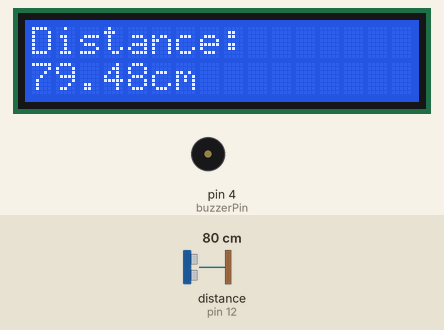
This sketch was run on a simulated Arduino Uno, built with avr-gcc and run on an emulated ATmega328P. Shown: 16×2 character LCD, buzzer (waves = sounding). Wiring (inferred from the names in the program): ultrasonic range finder: trigger pin 11; echo pin 12. Inputs (shaded band) come from the test bench; at power-on: distance to the obstacle (sensor on pin 12) 80 cm. The echo pulse lasts 58.3 µs per cm; what the sketch prints to the serial monitor is not drawn.

Above: at 3.2 s.
3.3 s: distance to the obstacle (sensor on pin 12) set to 2 cm
At 4.28 s:
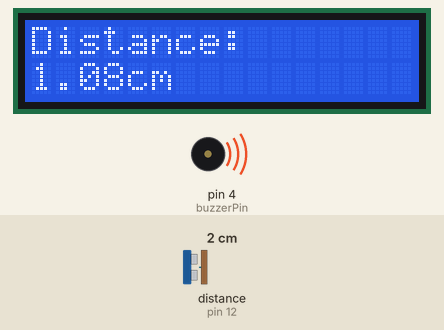
5.2 s: distance to the obstacle (sensor on pin 12) set to 35 cm
At 6.7 s:
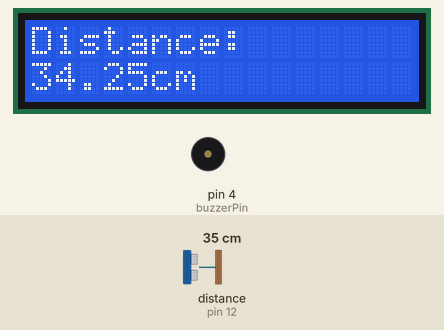
7.7 s: distance to the obstacle (sensor on pin 12) set to 4 cm
At 8.38 s:
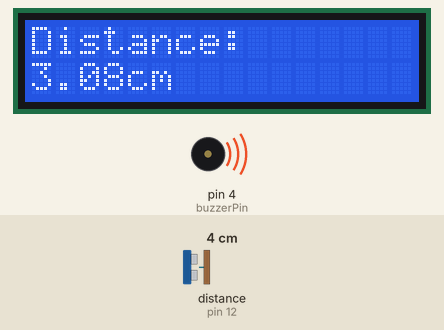
Timing chart, 0 to 15.8 s (numbered marks = the images above; inputs shaded):
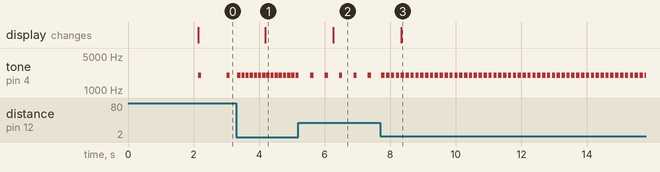

The sketch:

UltraSonicToProcessing_A.ino
```cpp
//LCD Library version:1.1 Compatible with the Arduino IDE 1.0
#include <Wire.h>
#include <LiquidCrystal_I2C.h>

const int TrigPin = 11;
const int EchoPin = 12;
float distance = 0;
const int buzzerPin = 4;
unsigned long lastBeepTime = 0, lastDisplayTime = 0;
unsigned int beepInterval = 0;
LiquidCrystal_I2C lcd(0x27, 16, 2); // set the LCD address to 0x27 for a 16 chars and 2 line display

void setup()
{
  Serial.begin(115200);
  pinMode(TrigPin, OUTPUT);
  pinMode(EchoPin, INPUT);

  lcd.begin();                      // initialize the lcd
  // Print a message to the LCD.
  lcd.backlight();
  lcd.setCursor(0, 0);
  lcd.print("Parking Sensor");
  lcd.setCursor(0, 1);
  lcd.print("Detecting...");
  delay(2000);

}
void loop()
{
  delay(10);
  //發一個10ms的高脈衝去觸發TrigPin
  digitalWrite(TrigPin, LOW);
  delayMicroseconds(2);
  digitalWrite(TrigPin, HIGH);
  delayMicroseconds(10);
  digitalWrite(TrigPin, LOW);
  distance = pulseIn(EchoPin, HIGH) / 58.0; //算成釐米
  distance = (int(distance * 100.0)) / 100.0; //保留兩位小數
  distance = distance - 0.62; // 　扣掉距離誤差值　
  //透過Serial port傳送至Host PC
  delay(10);
  if (distance < 0) {
    distance = 0;
  }
  Serial.print('H');
  Serial.println(distance);
  // LCD Display
  if (millis() - lastDisplayTime > 1000) {
    lcd.clear();
    lcd.setCursor(0, 0); // 設定游標位置在第一行行首
    lcd.print("Distance:");
    lcd.setCursor(0, 1); // 設定游標位置在第一行行首
    lcd.print(distance);
    lcd.print("cm");
    lastDisplayTime = millis();
  }
  beepInterval = map(distance, 0, 450, 100, 4500);
  if (millis() - lastBeepTime > beepInterval) {
    tone(buzzerPin, 2000, 100);
    lastBeepTime = millis();
    Serial.println(beepInterval);
  }


}
```

Measured:
- after the input at 3.3 s, tone on pin 4 (buzzerPin): alternates 2000 Hz for 0.10 s and silent for 0.03 s, starting at once; the display: changes after 0.89 s (image 1)
- after the input at 5.2 s, tone on pin 4 (buzzerPin): alternates 2000 Hz for 0.10 s and silent for 0.34 s, starting after 0.36 s; the display: changes after 1.1 s (image 2)
- after the input at 7.7 s, tone on pin 4 (buzzerPin): alternates 2000 Hz for 0.10 s and silent for 0.05 s, starting after 0.18 s; the display: changes after 0.63 s (image 3)
- by itself, tone on pin 4 (buzzerPin): alternates 2000 Hz for 0.10 s and silent for 0.78 s
